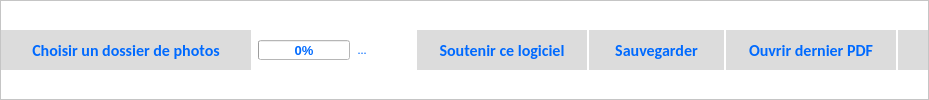
       <widget class="QFrame" name="topFrame">
        <property name="minimumSize">
         <size>
          <width>50</width>
          <height>0</height>
         </size>
        </property>
        <property name="styleSheet">
         <string notr="true">QFrame {
  

 background-color: white;

 }
 </string>
        </property>
        <property name="frameShape">
         <enum>QFrame::StyledPanel</enum>
        </property>
        <property name="frameShadow">
         <enum>QFrame::Raised</enum>
        </property>
        <layout class="QHBoxLayout" name="horizontalLayout_12">
         <property name="spacing">
          <number>2</number>
         </property>
         <property name="leftMargin">
          <number>0</number>
         </property>
         <property name="topMargin">
          <number>0</number>
         </property>
         <property name="rightMargin">
          <number>0</number>
         </property>
         <property name="bottomMargin">
          <number>0</number>
         </property>
         <item>
          <widget class="QPushButton" name="pbChooseDirectory">
           <property name="minimumSize">
            <size>
             <width>250</width>
             <height>40</height>
            </size>
           </property>
           <property name="maximumSize">
            <size>
             <width>16777215</width>
             <height>40</height>
            </size>
           </property>
           <property name="styleSheet">
            <string notr="true">

QPushButton {
    font: bold 12pt Calibri;  

	color : rgb(0,106,255);
	border-style: outset;
    background-color:  rgb(220,220,220);

 }
 
 QPushButton:pressed {
 background-color: white;
     background-color: qlineargradient(x1: 0, y1: 0, x2: 0, y2: 1,
                                       stop: 0 #f6f7fa, stop: 1 #dadbde);

 }
 


QPushButton:hover:!pressed
{
     background-color: qlineargradient(x1: 0, y1: 0, x2: 0, y2: 1,
                                       stop: 0 #dadbde, stop: 1 #f6f7fa);
}</string>
           </property>
           <property name="text">
            <string>Choisir un dossier de photos</string>
           </property>
           <property name="icon">
            <iconset resource="../resources.qrc">
             <normaloff>:/images/dirImages</normaloff>:/images/dirImages</iconset>
           </property>
           <property name="iconSize">
            <size>
             <width>30</width>
             <height>30</height>
            </size>
           </property>
          </widget>
         </item>
         <item>
          <widget class="QWidget" name="wLoading" native="true">
           <property name="minimumSize">
            <size>
             <width>100</width>
             <height>0</height>
            </size>
           </property>
           <property name="maximumSize">
            <size>
             <width>150</width>
             <height>16777215</height>
            </size>
           </property>
           <property name="styleSheet">
            <string notr="true">

QWidget {
  
	color : rgb(0,106,255);
	font-style: normal;
	font-size: 10pt;
	font-weight: bold;
 background-color: white;

 }
</string>
           </property>
           <layout class="QHBoxLayout" name="horizontalLayout_8">
            <property name="spacing">
             <number>3</number>
            </property>
            <property name="leftMargin">
             <number>5</number>
            </property>
            <property name="topMargin">
             <number>3</number>
            </property>
            <property name="rightMargin">
             <number>3</number>
            </property>
            <property name="bottomMargin">
             <number>3</number>
            </property>
            <item>
             <widget class="QProgressBar" name="progressBarLoading">
              <property name="enabled">
               <bool>false</bool>
              </property>
              <property name="minimumSize">
               <size>
                <width>0</width>
                <height>0</height>
               </size>
              </property>
              <property name="maximumSize">
               <size>
                <width>300</width>
                <height>20</height>
               </size>
              </property>
              <property name="maximum">
               <number>1000</number>
              </property>
              <property name="value">
               <number>0</number>
              </property>
             </widget>
            </item>
           </layout>
          </widget>
         </item>
         <item>
          <widget class="QLabel" name="laLoadingText">
           <property name="sizePolicy">
            <sizepolicy hsizetype="Preferred" vsizetype="Preferred">
             <horstretch>0</horstretch>
             <verstretch>0</verstretch>
            </sizepolicy>
           </property>
           <property name="minimumSize">
            <size>
             <width>20</width>
             <height>0</height>
            </size>
           </property>
           <property name="styleSheet">
            <string notr="true">QWidget {
      font: 9pt Calibri;
	color : rgb(0,106,255);

 background-color: white;

 }
</string>
           </property>
           <property name="text">
            <string> ...</string>
           </property>
          </widget>
         </item>
         <item>
          <spacer name="hsToolbar">
           <property name="orientation">
            <enum>Qt::Horizontal</enum>
           </property>
           <property name="sizeHint" stdset="0">
            <size>
             <width>40</width>
             <height>20</height>
            </size>
           </property>
          </spacer>
         </item>
         <item>
          <widget class="QPushButton" name="pbDonate">
           <property name="minimumSize">
            <size>
             <width>170</width>
             <height>40</height>
            </size>
           </property>
           <property name="maximumSize">
            <size>
             <width>16777215</width>
             <height>40</height>
            </size>
           </property>
           <property name="toolTip">
            <string>Ouvrir la fenêtre de soutien du logiciel</string>
           </property>
           <property name="styleSheet">
            <string notr="true">

QPushButton {
      font: bold 12pt Calibri;  

	color : rgb(0,106,255);
	border-style: outset;

    background-color:  rgb(220,220,220);

 }
 
 QPushButton:pressed {
 background-color: white;
     background-color: qlineargradient(x1: 0, y1: 0, x2: 0, y2: 1,
                                       stop: 0 #f6f7fa, stop: 1 #dadbde);

 }
 


QPushButton:hover:!pressed
{
     background-color: qlineargradient(x1: 0, y1: 0, x2: 0, y2: 1,
                                       stop: 0 #dadbde, stop: 1 #f6f7fa);
}</string>
           </property>
           <property name="text">
            <string>Soutenir ce logiciel</string>
           </property>
           <property name="icon">
            <iconset resource="../resources.qrc">
             <normaloff>:/images/cherish</normaloff>:/images/cherish</iconset>
           </property>
           <property name="iconSize">
            <size>
             <width>30</width>
             <height>30</height>
            </size>
           </property>
          </widget>
         </item>
         <item alignment="Qt::AlignHCenter">
          <widget class="QPushButton" name="pbSavePDF">
           <property name="enabled">
            <bool>false</bool>
           </property>
           <property name="minimumSize">
            <size>
             <width>135</width>
             <height>40</height>
            </size>
           </property>
           <property name="maximumSize">
            <size>
             <width>16777215</width>
             <height>40</height>
            </size>
           </property>
           <property name="toolTip">
            <string>Générer et sauvegarder le PDF avec les paramètres courants</string>
           </property>
           <property name="styleSheet">
            <string notr="true">QPushButton {
      font: bold 12pt Calibri;  

	color : rgb(0,106,255);
	border-style: outset;

    background-color:  rgb(220,220,220);

 }
 
 
 QPushButton:pressed {
 background-color: white;
     background-color: qlineargradient(x1: 0, y1: 0, x2: 0, y2: 1,
                                       stop: 0 #f6f7fa, stop: 1 #dadbde);

 }
 


QPushButton:hover:!pressed
{
     background-color: qlineargradient(x1: 0, y1: 0, x2: 0, y2: 1,
                                       stop: 0 #dadbde, stop: 1 #f6f7fa);
}</string>
           </property>
           <property name="text">
            <string>Sauvegarder</string>
           </property>
           <property name="icon">
            <iconset resource="../resources.qrc">
             <normaloff>:/images/save</normaloff>:/images/save</iconset>
           </property>
           <property name="iconSize">
            <size>
             <width>30</width>
             <height>30</height>
            </size>
           </property>
          </widget>
         </item>
         <item>
          <widget class="QPushButton" name="pbOpenPDF">
           <property name="enabled">
            <bool>false</bool>
           </property>
           <property name="minimumSize">
            <size>
             <width>170</width>
             <height>40</height>
            </size>
           </property>
           <property name="maximumSize">
            <size>
             <width>16777215</width>
             <height>40</height>
            </size>
           </property>
           <property name="toolTip">
            <string>Ouvrir le dernier PDF sauvegardé avec le logiciel par défaut du système</string>
           </property>
           <property name="styleSheet">
            <string notr="true">QPushButton {
      font: bold 12pt Calibri;  

	color : rgb(0,106,255);
	border-style: outset;

    background-color:  rgb(220,220,220);

 }
 
 
 QPushButton:pressed {
 background-color: white;
     background-color: qlineargradient(x1: 0, y1: 0, x2: 0, y2: 1,
                                       stop: 0 #f6f7fa, stop: 1 #dadbde);
 }
 


QPushButton:hover:!pressed
{
     background-color: qlineargradient(x1: 0, y1: 0, x2: 0, y2: 1,
                                       stop: 0 #dadbde, stop: 1 #f6f7fa);
}</string>
           </property>
           <property name="text">
            <string>Ouvrir dernier PDF</string>
           </property>
           <property name="icon">
            <iconset resource="../resources.qrc">
             <normaloff>:/images/pdf</normaloff>:/images/pdf</iconset>
           </property>
           <property name="iconSize">
            <size>
             <width>30</width>
             <height>30</height>
            </size>
           </property>
          </widget>
         </item>
         <item>
          <widget class="QPushButton" name="pbHelp">
           <property name="minimumSize">
            <size>
             <width>30</width>
             <height>40</height>
            </size>
           </property>
           <property name="maximumSize">
            <size>
             <width>30</width>
             <height>40</height>
            </size>
           </property>
           <property name="styleSheet">
            <string notr="true">QPushButton {
      font: bold 12pt Calibri;  

	color : rgb(0,106,255);
	border-style: outset;

    background-color:  rgb(220,220,220);

 }
 
 
 QPushButton:pressed {
 background-color: white;
     background-color: qlineargradient(x1: 0, y1: 0, x2: 0, y2: 1,
                                       stop: 0 #f6f7fa, stop: 1 #dadbde);

 }
 


QPushButton:hover:!pressed
{
     background-color: qlineargradient(x1: 0, y1: 0, x2: 0, y2: 1,
                                       stop: 0 #dadbde, stop: 1 #f6f7fa);
}</string>
           </property>
           <property name="text">
            <string/>
           </property>
           <property name="icon">
            <iconset resource="../resources.qrc">
             <normaloff>:/images/help</normaloff>:/images/help</iconset>
           </property>
           <property name="iconSize">
            <size>
             <width>30</width>
             <height>30</height>
            </size>
           </property>
          </widget>
         </item>
        </layout>
       </widget>
